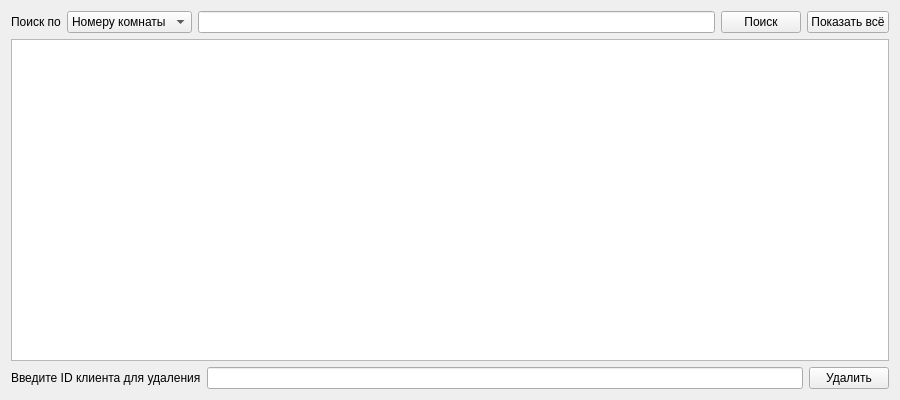
<?xml version="1.0" encoding="UTF-8"?>
<ui version="4.0">
 <class>EvictionWindow</class>
 <widget class="QWidget" name="EvictionWindow">
  <property name="geometry">
   <rect>
    <x>0</x>
    <y>0</y>
    <width>900</width>
    <height>400</height>
   </rect>
  </property>
  <property name="windowTitle">
   <string>Выселение клиента</string>
  </property>
  <layout class="QVBoxLayout" name="verticalLayout">
   <item>
    <layout class="QGridLayout" name="gridLayout">
     <item row="0" column="1">
      <widget class="QComboBox" name="searchType">
       <item>
        <property name="text">
         <string>Номеру комнаты</string>
        </property>
       </item>
       <item>
        <property name="text">
         <string>Имени</string>
        </property>
       </item>
       <item>
        <property name="text">
         <string>Фамилии</string>
        </property>
       </item>
       <item>
        <property name="text">
         <string>Паспорту</string>
        </property>
       </item>
      </widget>
     </item>
     <item row="0" column="0">
      <widget class="QLabel" name="label">
       <property name="text">
        <string>Поиск по</string>
       </property>
      </widget>
     </item>
     <item row="0" column="2">
      <widget class="QLineEdit" name="searchEdit"/>
     </item>
     <item row="0" column="3">
      <widget class="QPushButton" name="searchBtn">
       <property name="text">
        <string>Поиск</string>
       </property>
      </widget>
     </item>
     <item row="0" column="4">
      <widget class="QPushButton" name="showAllBtn">
       <property name="text">
        <string>Показать всё</string>
       </property>
      </widget>
     </item>
    </layout>
   </item>
   <item>
    <widget class="QTableView" name="tableView"/>
   </item>
   <item>
    <layout class="QHBoxLayout" name="horizontalLayout">
     <item>
      <widget class="QLabel" name="label_2">
       <property name="text">
        <string>Введите ID клиента для удаления</string>
       </property>
      </widget>
     </item>
     <item>
      <widget class="QLineEdit" name="deleteEdit"/>
     </item>
     <item>
      <widget class="QPushButton" name="deleteBtn">
       <property name="text">
        <string>Удалить</string>
       </property>
      </widget>
     </item>
    </layout>
   </item>
  </layout>
 </widget>
 <resources/>
 <connections/>
</ui>
